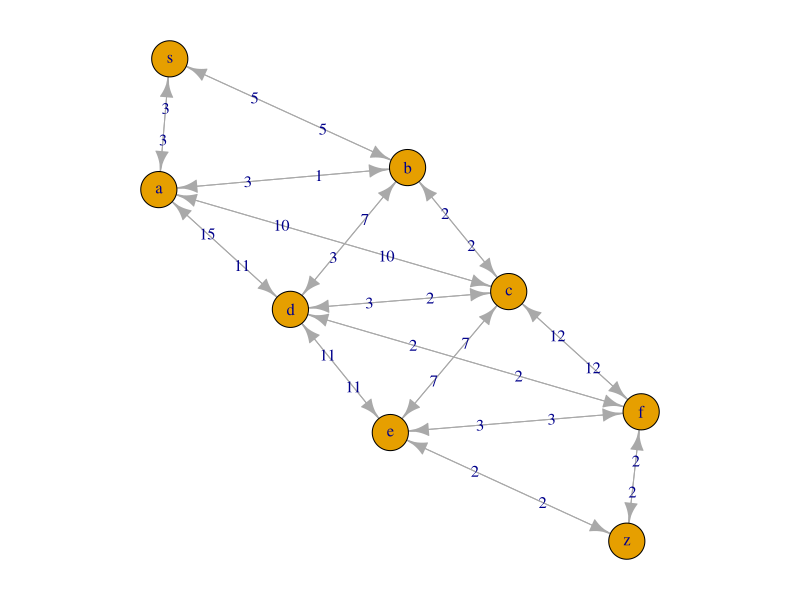

Generate this figure with R:
library(igraph)

## Importing the dependency: igraph
## It is a useful library for graph manipulation and network analysis.
## You can read more about it at: https://en.wikipedia.org/wiki/Igraph
## 
##     decompose, spectrum
## The following object is masked from 'package:base':
## 
##     union

graph <- list(s = c("a", "b"),
              a = c("s", "b", "c", "d"),
              b = c("s", "a", "c", "d"),
              c = c("a", "b", "d", "e", "f"),
              d = c("a", "b", "c", "e", "f"),
              e = c("c", "d", "f", "z"),
              f = c("c", "d", "e", "z"),
              z = c("e", "f"))

weights <- list(s = c(3, 5),
                a = c(3, 1, 10, 11),
                b = c(5, 3, 2, 3),
                c = c(10, 2, 3, 7, 12),
                d = c(15, 7, 2, 11, 2),
                e = c(7, 11, 3, 2),
                f = c(12, 2, 3, 2),
                z = c(2, 2))

# Create edgelist with the weighted graphs in a uniform list
G <- data.frame(stack(graph), weights = stack(weights)[[1]])

set.seed(500)
el <- as.matrix(stack(graph))
g <- graph_from_edgelist(el)

oldpar <- par(mar = c(1, 1, 1, 1))
plot(g, edge.label = stack(weights)[[1]])
par(oldpar)

path_length <- function(path) {
  # If path is NULL return infinite length
  if (is.null(path)) return(Inf)
  
  # Get all consecutive nodes
  pairs <- cbind(values = path[-length(path)], ind = path[-1])
  # Join with G and sum over weights
  sum(merge(pairs, G)[ , "weights"])
}

find_shortest_path <- function(graph, start, end, path = c()) {
  # If there are no nodes linked from current node (= dead end) return NULL
  if (is.null(graph[[start]])) return(NULL)
  # Add next node to path so far
  path <- c(path, start)
  
  # Base case of recursion: if end is reached return path
  if (start == end) return(path)
  
  # Initialize shortest path as NULL
  shortest <- NULL
  # Loop through all nodes linked from the current node (given in start)
  for (node in graph[[start]]) {
    # Proceed only if linked node is not already in path
    if (!(node %in% path)) {
      # Recursively call function for finding shortest path with node as start and assign it to newpath
      newpath <- find_shortest_path(graph, node, end, path)
      # If newpath is shorter than shortest so far assign newpath to shortest
      if (path_length(newpath) < path_length(shortest))
        shortest <- newpath
    }
  }
  # Finally, the shortest path between the given initial node and the neighboring node of the graph will be returned.
  shortest
}